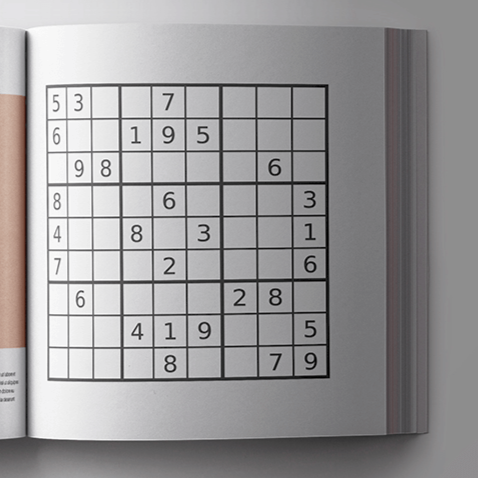
#> input picture images/sudoku.png, 478 x 478 px
$ python ex2_limiarizacao_sudoku.py
#> lines starting #> are read from the running program, lines starting #| are printed output that depends on the picture; after the words box and inside, x2 and y2 are one past the last pixel; in counts of white or black regions, pixels touching at a corner belong together
"""
Exercício 2 — Limiarização Global vs. Adaptativa no Sudoku
Utilize a imagem sudoku.png. Aplique a limiarização global e a limiarização
adaptativa e compare qual método preservou melhor a legibilidade do texto.
Por que isso ocorre?
"""

import os
import cv2
import matplotlib.pyplot as plt

PATH = os.path.normpath(os.path.join(os.path.dirname(__file__), '../../images/sudoku.png'))

# ── Carregamento ──────────────────────────────────────────────────────────────
imagem = cv2.imread(PATH)
#> imagem is the input picture: shape (478, 478, 3); mean B, G, R 153.9, 153, 154.8
if imagem is None:
    raise FileNotFoundError(f'Imagem não encontrada: {PATH}')

cinza = cv2.cvtColor(imagem, cv2.COLOR_BGR2GRAY)

# ── Suavização leve ───────────────────────────────────────────────────────────
suave = cv2.GaussianBlur(cinza, (5, 5), 0)

# ── Limiarização Global (Otsu) ────────────────────────────────────────────────
# cv2.threshold(src, limiar, maxVal, tipo):
#   THRESH_BINARY: pixel > limiar → maxVal(255); senao → 0
#   THRESH_OTSU: ignora o limiar informado (0) e calcula automaticamente
#     o melhor limiar maximizando a variância ENTRE os dois grupos (fundo/objeto)
#   Primeiro retorno = limiar calculado pelo Otsu
limiar_otsu, global_otsu = cv2.threshold(suave, 0, 255,
                                          cv2.THRESH_BINARY + cv2.THRESH_OTSU)
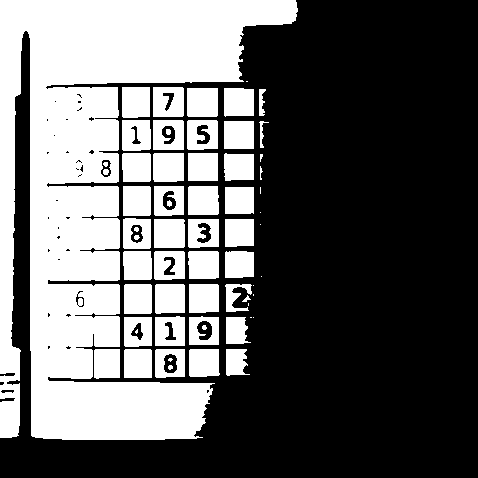
#> global_otsu: shape (478, 478); 39.3% white; 63 white regions (13 under 20 px), largest, box (x1, y1, x2, y2) and area: (0, 0, 298, 440) 60709, (187, 88, 218, 117) 897, (154, 219, 185, 248) 895
#> limiar_otsu = 162

# Limiar fixo como referência (128 = meio da escala 0-255)
_, global_fixo = cv2.threshold(suave, 128, 255, cv2.THRESH_BINARY)
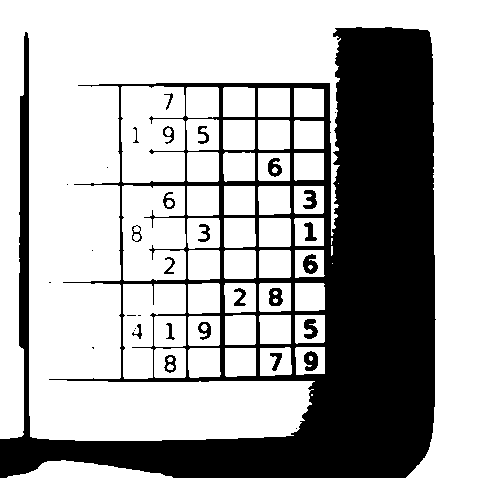
#> global_fixo: shape (478, 478); 66.7% white; 33 black regions (11 under 20 px), largest, box (x1, y1, x2, y2) and area: (0, 27, 436, 478) 73632, (304, 351, 318, 371) 202, (303, 254, 318, 274) 197

# ── Limiarização Adaptativa ─────────────────────────────────────────────────────
# cv2.adaptiveThreshold(src, maxVal, metodo, tipo, blockSize, C):
#   metodo ADAPTIVE_THRESH_MEAN_C: limiar = MEDIA da vizinhança blockSize×blockSize minus C
#   metodo ADAPTIVE_THRESH_GAUSSIAN_C: limiar = MÉDIA PONDERADA (gaussiana) minus C
#   blockSize=11: janela 11×11 pixels para calcular o limiar local (deve ser ímpar)
#   C=2: constante subtraída da média (ajusta o limiar para baixo/cima)
# VANTAGEM sobre global: compensa iluminação não-uniforme (documento fotografado na diagonal)
adaptativa_mean = cv2.adaptiveThreshold(suave, 255,
                                         cv2.ADAPTIVE_THRESH_MEAN_C,
                                         cv2.THRESH_BINARY, 11, 2)
#> adaptativa_mean: shape (478, 478); 82.8% white; 337 black regions (296 under 20 px), largest, box (x1, y1, x2, y2) and area: (45, 83, 331, 382) 20270, (0, 27, 431, 460) 11932, (161, 24, 381, 33) 971

# ADAPTIVE_THRESH_GAUSSIAN_C: usa média ponderada gaussiana (mais suave)
adaptativa_gauss = cv2.adaptiveThreshold(suave, 255,
                                          cv2.ADAPTIVE_THRESH_GAUSSIAN_C,
                                          cv2.THRESH_BINARY, 11, 2)
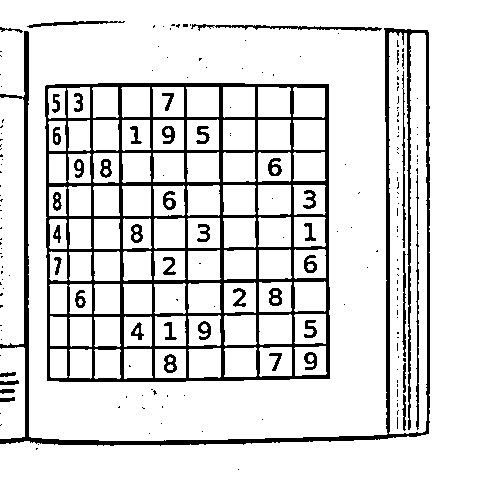
#> adaptativa_gauss: shape (478, 478); 86.1% white; 196 black regions (149 under 20 px), largest, box (x1, y1, x2, y2) and area: (45, 83, 330, 382) 17851, (0, 28, 430, 446) 7796, (191, 24, 382, 31) 511

# ── Exibição ──────────────────────────────────────────────────────────────────
fig, axes = plt.subplots(2, 3, figsize=(16, 11))
fig.suptitle('Limiarização Global vs. Adaptativa — sudoku.png', fontsize=13)

axes[0, 0].imshow(cinza, cmap='gray')
axes[0, 0].set_title('Original (cinza)'); axes[0, 0].axis('off')

axes[0, 1].imshow(global_fixo, cmap='gray')
axes[0, 1].set_title('Global Fixo (limiar=128)\nPode perder dígitos escuros'); axes[0, 1].axis('off')

axes[0, 2].imshow(global_otsu, cmap='gray')
axes[0, 2].set_title(f'Global Otsu (limiar={int(limiar_otsu)})\nAdapta ao histograma global'); axes[0, 2].axis('off')

axes[1, 0].imshow(adaptativa_mean, cmap='gray')
axes[1, 0].set_title('Adaptativa — Média (11x11, C=2)\nLegibilidade local melhorada'); axes[1, 0].axis('off')

axes[1, 1].imshow(adaptativa_gauss, cmap='gray')
axes[1, 1].set_title('Adaptativa — Gaussiana (11x11, C=2)\nMelhor para texto cursivo/irregular'); axes[1, 1].axis('off')

# Recorte central para demonstrar legibilidade
h, w = cinza.shape
#> h = 478; w = 478
cy, cx = h // 2, w // 2
#> cy = 239; cx = 239
tam = min(h, w) // 4
#> tam = 119
recortes = [
    ('Global Otsu',   global_otsu),
    ('Adapt. Gauss',  adaptativa_gauss),
]
texto_recorte = 'Zoom região central\n'
for nome, img in recortes:
    texto_recorte += f'[{nome}] '
#> this loop made 2 passes
#> nome on passes 1 to 2: 'Global Otsu', 'Adapt. Gauss'

recorte_orig  = cinza[cy-tam:cy+tam, cx-tam:cx+tam]
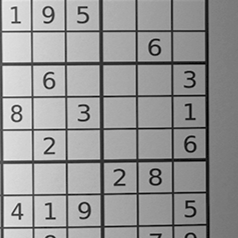
#> recorte_orig: shape (238, 238); min 0, max 248, mean 150.6
recorte_otsu  = global_otsu[cy-tam:cy+tam, cx-tam:cx+tam]
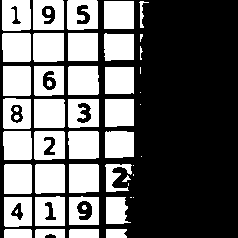
#> recorte_otsu: shape (238, 238); 40.3% white; 51 white regions (11 under 20 px), largest, box (x1, y1, x2, y2) and area: (34, 99, 65, 128) 895, (33, 33, 64, 62) 889, (68, 66, 99, 95) 884
recorte_adapt = adaptativa_gauss[cy-tam:cy+tam, cx-tam:cx+tam]
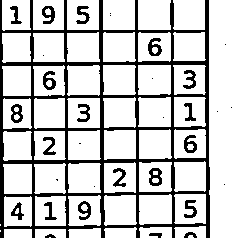
#> recorte_adapt: shape (238, 238); 79% white; 33 black regions (12 under 20 px), largest, box (x1, y1, x2, y2) and area: (0, 0, 210, 238) 9651, (149, 168, 162, 186) 149, (148, 38, 162, 56) 148
import numpy as np
comparacao = np.hstack([
    cv2.resize(recorte_orig,  (200, 200)),
    cv2.resize(recorte_otsu,  (200, 200)),
    cv2.resize(recorte_adapt, (200, 200)),
])
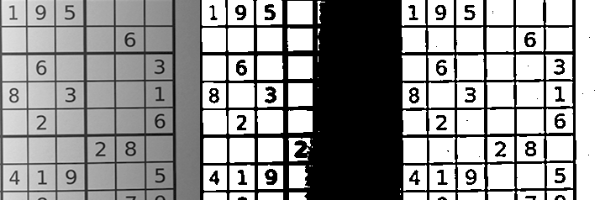
#> comparacao: shape (200, 600); min 0, max 255, mean 151.5
axes[1, 2].imshow(comparacao, cmap='gray')
axes[1, 2].set_title('Zoom: Original | Otsu | Adapt. Gauss\n(Adaptativa preserva melhor os dígitos)')
axes[1, 2].axis('off')

plt.tight_layout()
plt.show()

# ── Análise ───────────────────────────────────────────────────────────────────
print('=== Comparação de Métodos de Limiarização — sudoku.png ===')
print()
print(f'Limiar Global Fixo:    128')
print(f'Limiar Global Otsu:    {int(limiar_otsu)}')
#| Limiar Global Otsu:    162
print()
print('LIMIARIZAÇÃO GLOBAL:')
print('  → Aplica UM ÚNICO limiar para toda a imagem.')
print('  → Funciona bem quando a iluminação é UNIFORME em toda a cena.')
print('  → No sudoku, onde há variações de iluminação (um lado mais claro,')
print('    outro mais escuro), o limiar global pode:')
print('    - Apagar dígitos nas áreas escuras (abaixo do limiar)')
print('    - Deixar manchas nas áreas muito claras (acima do limiar)')
print()
print('LIMIARIZAÇÃO ADAPTATIVA:')
print('  → Divide a imagem em blocos e calcula um limiar DIFERENTE para cada bloco.')
print('  → O limiar de cada pixel é: média_local(vizinhos) - C')
print('  → Independente da iluminação global, o texto local é sempre detectado.')
print('  → Resultado: dígitos legíveis em TODAS as regiões da imagem.')
print()
print('POR QUE A ADAPTATIVA É SUPERIOR NO SUDOKU?')
print('  → A imagem do sudoku frequentemente tem iluminação não-uniforme:')
print('    sombras nas bordas, reflexo no centro, fotografia inclinada, etc.')
print('  → A limiarização global trata todos os pixels com a mesma régua.')
print('  → A adaptativa "se calibra" localmente, como um humano que ajusta')
print('    o foco ao olhar para diferentes partes da imagem.')
print()
print('Parâmetros-chave da adaptativa:')
print('  → blockSize (11): tamanho da janela local (deve ser ímpar)')
print('     Maior = considera contexto mais amplo | Menor = mais sensível ao detalhe')
print('  → C (2): constante subtraída da média para ajustar a sensibilidade')
print('     Maior = menos pixels são considerados texto | Menor = mais pixels')

$ run again, with images/Noise_SP.png copied over images/sudoku.png
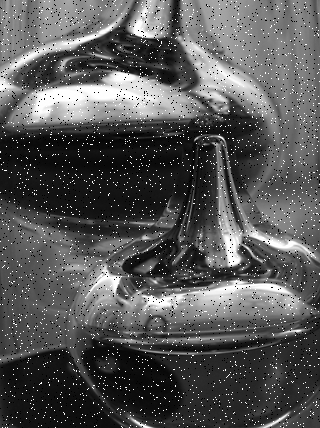
#> input picture images/Noise_SP.png, 320 x 428 px
#> imagem is the input picture: shape (428, 320, 3); min 0, max 255, mean 86.8
#> `limiar_otsu, global_otsu = cv2.threshold(suave, 0, 255, cv2.THRESH_BIN..`:
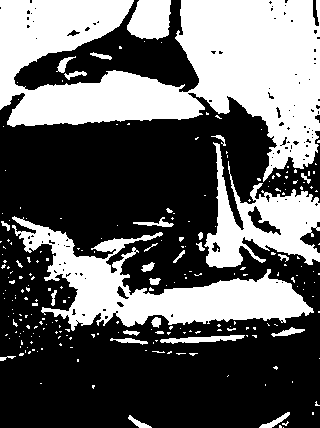
#> global_otsu: shape (428, 320); 38.9% white; 234 white regions (204 under 20 px), largest, box (x1, y1, x2, y2) and area: (0, 0, 320, 182) 30916, (12, 216, 314, 331) 11812, (204, 142, 320, 268) 6039
#> limiar_otsu = 97
#> global_fixo: shape (428, 320); 23% white; 161 white regions (132 under 20 px), largest, box (x1, y1, x2, y2) and area: (176, 0, 277, 134) 6986, (9, 71, 203, 125) 6407, (61, 260, 305, 319) 6142
#> adaptativa_mean: shape (428, 320); 48.8% white; 619 white regions (317 under 20 px), largest, box (x1, y1, x2, y2) and area: (0, 190, 320, 428) 16050, (174, 0, 320, 202) 11383, (0, 42, 208, 129) 7010
#> adaptativa_gauss: shape (428, 320); 53.2% white; 622 black regions (458 under 20 px), largest, box (x1, y1, x2, y2) and area: (0, 86, 303, 298) 20591, (73, 288, 320, 428) 13472, (0, 0, 202, 109) 5373
#> the loop `for nome, img in recortes:` made 2 passes
#> nome on passes 1 to 2: 'Global Otsu', 'Adapt. Gauss'
#> recorte_otsu: shape (160, 160); 21.4% white; 39 white regions (25 under 20 px), largest, box (x1, y1, x2, y2) and area: (0, 98, 83, 160) 2054, (124, 8, 160, 134) 1966, (82, 144, 160, 160) 684
#> recorte_adapt: shape (160, 160); 47.7% white; 190 white regions (115 under 20 px), largest, box (x1, y1, x2, y2) and area: (108, 0, 160, 137) 2403, (0, 96, 95, 160) 2266, (0, 45, 105, 97) 1055
#> `comparacao = np.hstack([ cv2.resize(recorte_orig,  (200, 200)), cv2.re..`:
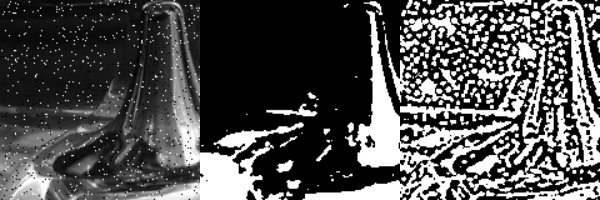
#> comparacao: shape (200, 600); min 0, max 255, mean 79.8
#| Limiar Global Otsu:    97
